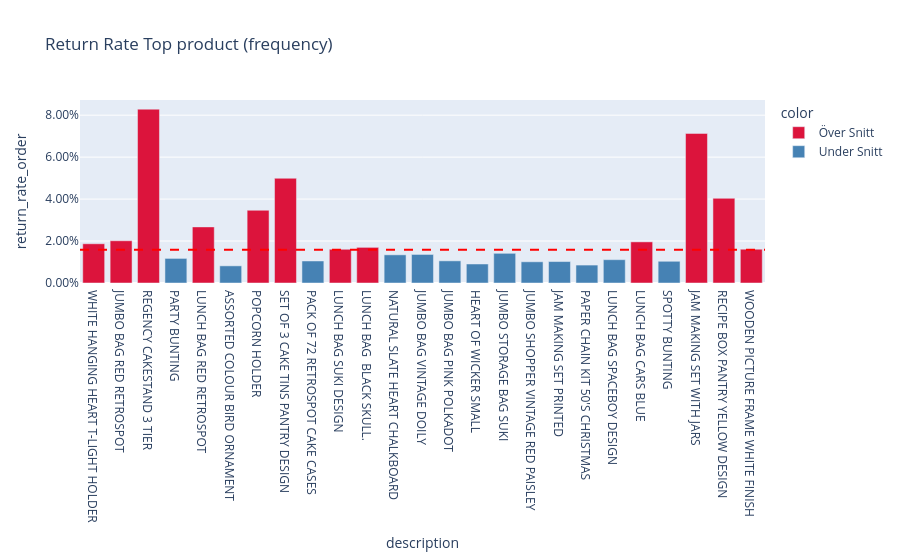

Here is the notebook cell this chart was saved with:
### Markdown cell above
Bland top25-produkterna (sälj) så kan vi se att det är 5st varor som sticker ut från medelvärdet, varav en är vår bäst säljande produkt. Anledning till retur av dessa produkter bör tittas närmare på.

### Code cell
r_topfreq = df_return_top_frequent.head(25).copy()
r_topfreq['color'] = r_topfreq['return_rate_order'].apply(lambda x: 'Över Snitt' if x > df_avg_rr['weighted_return_rate_order'][0] else 'Under Snitt')

fig_r_topfreq = px.bar(r_topfreq,
                       x='description',
                       y='return_rate_order',
                       color='color',
                       color_discrete_map={'Över Snitt': 'crimson', 'Under Snitt': 'steelblue'},
                       title='Return Rate Top product (frequency)',
                       category_orders={'description': r_topfreq['description'].tolist()}
                       )

fig_r_topfreq.add_hline(
    y=df_avg_rr['weighted_return_rate_order'][0],
    line_dash='dash',
    line_color='red'    
)

fig_r_topfreq.update_yaxes(tickformat='.2%')

fig_r_topfreq.show()

### Figure 1 — Plotly figure (JSON) as saved in the notebook; plotly's stock layout.template omitted (floating-point values rounded to 4 significant figures)
{"data": [{"hovertemplate": "color=Över Snitt<br>description=%{x}<br>return_rate_order=%{y}<extra></extra>", "legendgroup": "Över Snitt", "marker": {"color": "crimson", "pattern": {"shape": ""}}, "name": "Över Snitt", "orientation": "v", "showlegend": true, "textposition": "auto", "type": "bar", "x": ["WHITE HANGING HEART T-LIGHT HOLDER", "JUMBO BAG RED RETROSPOT", "REGENCY CAKESTAND 3 TIER", "LUNCH BAG RED RETROSPOT", "POPCORN HOLDER", "SET OF 3 CAKE TINS PANTRY DESIGN ", "LUNCH BAG SUKI DESIGN ", "LUNCH BAG  BLACK SKULL.", "LUNCH BAG CARS BLUE", "JAM MAKING SET WITH JARS", "RECIPE BOX PANTRY YELLOW DESIGN", "WOODEN PICTURE FRAME WHITE FINISH"], "xaxis": "x", "y": [0.0187, 0.02014, 0.08287, 0.02674, 0.03467, 0.04993, 0.01608, 0.01699, 0.01961, 0.07131, 0.04038, 0.0161], "yaxis": "y"}, {"hovertemplate": "color=Under Snitt<br>description=%{x}<br>return_rate_order=%{y}<extra></extra>", "legendgroup": "Under Snitt", "marker": {"color": "steelblue", "pattern": {"shape": ""}}, "name": "Under Snitt", "orientation": "v", "showlegend": true, "textposition": "auto", "type": "bar", "x": ["PARTY BUNTING", "ASSORTED COLOUR BIRD ORNAMENT", "PACK OF 72 RETROSPOT CAKE CASES", "NATURAL SLATE HEART CHALKBOARD ", "JUMBO BAG VINTAGE DOILY ", "JUMBO BAG PINK POLKADOT", "HEART OF WICKER SMALL", "JUMBO STORAGE BAG SUKI", "JUMBO SHOPPER VINTAGE RED PAISLEY", "JAM MAKING SET PRINTED", "PAPER CHAIN KIT 50'S CHRISTMAS ", "LUNCH BAG SPACEBOY DESIGN ", "SPOTTY BUNTING"], "xaxis": "x", "y": [0.01172, 0.008174, 0.01049, 0.01343, 0.01361, 0.01056, 0.009061, 0.01415, 0.01011, 0.01022, 0.008547, 0.01111, 0.01035], "yaxis": "y"}], "layout": {"barmode": "relative", "legend": {"title": {"text": "color"}, "tracegroupgap": 0}, "shapes": [{"line": {"color": "red", "dash": "dash"}, "type": "line", "x0": 0, "x1": 1, "xref": "x domain", "y0": 0.0159, "y1": 0.0159, "yref": "y"}], "title": {"text": "Return Rate Top product (frequency)"}, "xaxis": {"anchor": "y", "categoryarray": ["WHITE HANGING HEART T-LIGHT HOLDER", "JUMBO BAG RED RETROSPOT", "REGENCY CAKESTAND 3 TIER", "PARTY BUNTING", "LUNCH BAG RED RETROSPOT", "ASSORTED COLOUR BIRD ORNAMENT", "POPCORN HOLDER", "SET OF 3 CAKE TINS PANTRY DESIGN ", "PACK OF 72 RETROSPOT CAKE CASES", "LUNCH BAG SUKI DESIGN ", "LUNCH BAG  BLACK SKULL.", "NATURAL SLATE HEART CHALKBOARD ", "JUMBO BAG VINTAGE DOILY ", "JUMBO BAG PINK POLKADOT", "HEART OF WICKER SMALL", "JUMBO STORAGE BAG SUKI", "JUMBO SHOPPER VINTAGE RED PAISLEY", "JAM MAKING SET PRINTED", "PAPER CHAIN KIT 50'S CHRISTMAS ", "LUNCH BAG SPACEBOY DESIGN ", "LUNCH BAG CARS BLUE", "SPOTTY BUNTING", "JAM MAKING SET WITH JARS", "RECIPE BOX PANTRY YELLOW DESIGN", "WOODEN PICTURE FRAME WHITE FINISH"], "categoryorder": "array", "domain": [0, 1], "title": {"text": "description"}}, "yaxis": {"anchor": "x", "domain": [0, 1], "tickformat": ".2%", "title": {"text": "return_rate_order"}}}}
